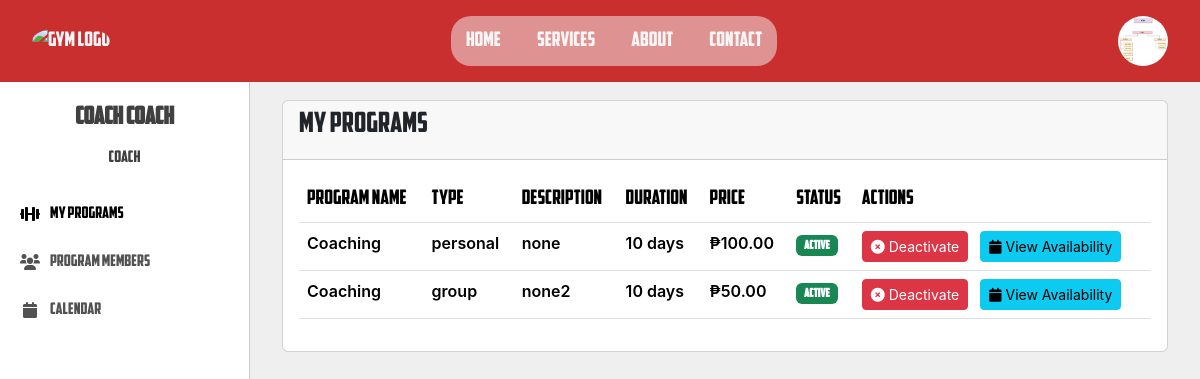
The app's page /website/coach/programs.php (signed in) with its own data.
### tables this page shows
CREATE TABLE `programs` (
  `id` int(11) NOT NULL,
  `program_name` varchar(100) NOT NULL,
  `duration` int(11) NOT NULL,
  `duration_type_id` int(11) NOT NULL,
  `description` text DEFAULT NULL,
  `status` enum('active','inactive') NOT NULL,
  `is_removed` tinyint(1) NOT NULL DEFAULT 0,
  `created_at` timestamp NOT NULL DEFAULT current_timestamp(),
  `updated_at` timestamp NOT NULL DEFAULT current_timestamp() ON UPDATE current_timestamp()
);

CREATE TABLE `coach_program_types` (
  `id` int(11) NOT NULL,
  `coach_id` int(11) NOT NULL,
  `program_id` int(11) NOT NULL,
  `type` enum('personal','group','','') NOT NULL,
  `price` decimal(10,2) NOT NULL,
  `description` text DEFAULT NULL,
  `status` enum('active','inactive','pending','') NOT NULL,
  `created_at` timestamp NOT NULL DEFAULT current_timestamp(),
  `updated_at` timestamp NOT NULL DEFAULT current_timestamp() ON UPDATE current_timestamp()
);

CREATE TABLE `duration_types` (
  `id` int(11) NOT NULL,
  `type_name` varchar(20) NOT NULL
);

### website/coach.class.php (called while the page is built, shortened)
<?php
class Coach_class {
    protected $db;
    public function __construct() {
        $this->db = new mysqli('localhost', 'root', '', 'gym_managementdb');
    }
    public function getCoachPrograms($coachId) {
        $sql = "SELECT p.*, cpt.id as coach_program_type_id, cpt.price, cpt.status as coach_program_status,
                dt.type_name as duration_type,
                cpt.price as coach_program_price,
                cpt.status as coach_program_status,
                cpt.description as coach_program_description,
                cpt.type as coach_program_type
                FROM programs p
                INNER JOIN coach_program_types cpt ON p.id = cpt.program_id
                JOIN duration_types dt ON p.duration_type_id = dt.id
                WHERE cpt.coach_id = ? AND p.is_removed = 0";
        $stmt = $this->db->prepare($sql);
        $stmt->bind_param("i", $coachId);
        $stmt->execute();
        $result = $stmt->get_result();
        return $result->fetch_all(MYSQLI_ASSOC);
    }
}
?>

### website/coach/programs.php (the view, shortened to what this page needs)
<?php
    require_once '../coach.class.php';
    $coach = new Coach_class();
    $coachPrograms = $coach->getCoachPrograms($_SESSION['user_id']);
    include('../coach.nav.php');
?>
<div id="content">
    <div class="container-fluid">
        <div class="row">
            <div class="col-12">
                <div class="card">
                    <div class="card-header">
                        <h4 class="card-title">My Programs</h4>
                    </div>
                    <div class="card-body">
                        <div class="table-responsive">
                            <table class="table table-hover">
                                <thead>
                                    <tr>
                                        <th>Program Name</th>
                                        <th>Type</th>
                                        <th>Description</th>
                                        <th>Duration</th>
                                        <th>Price</th>
                                        <th>Status</th>
                                        <th>Actions</th>
                                    </tr>
                                </thead>
                                <tbody>
                                    <?php if (!empty($coachPrograms)): ?>
                                        <?php foreach ($coachPrograms as $program): ?>
                                            <tr>
                                                <td><?= htmlspecialchars($program['program_name']) ?></td>
                                                <td><?= htmlspecialchars($program['coach_program_type']) ?></td>
                                                <td><?= htmlspecialchars($program['coach_program_description']) ?></td>
                                                <td><?= htmlspecialchars($program['duration'] . ' ' . $program['duration_type']) ?></td>
                                                <td>₱<?= number_format($program['coach_program_price'], 2) ?></td>
                                                <td>
                                                    <?php if ($program['coach_program_status'] === 'active'): ?>
                                                        <span class="badge bg-success">Active</span>
                                                    <?php else: ?>
                                                        <span class="badge bg-danger">Inactive</span>
                                                    <?php endif; ?>
                                                </td>
                                                <td>
                                                    <button type="button"
                                                            class="btn <?= $program['coach_program_status'] === 'active' ? 'btn-danger' : 'btn-success' ?> btn-sm me-2"
                                                            onclick="toggleStatus(<?= $program['coach_program_type_id'] ?>, '<?= $program['coach_program_status'] ?>', this)">
                                                        <?php if ($program['coach_program_status'] === 'active'): ?>
                                                            <i class="fas fa-times-circle"></i> Deactivate
                                                        <?php else: ?>
                                                            <i class="fas fa-check-circle"></i> Activate
                                                        <?php endif; ?>
                                                    </button>
                                                    <?php if ($program['coach_program_type'] === 'group'): ?>
                                                        <button type="button" class="btn btn-info btn-sm" onclick="viewGroupSchedule(<?= $program['coach_program_type_id'] ?>)">
                                                            <i class="fas fa-calendar"></i> View Availability
                                                        </button>
                                                    <?php elseif ($program['coach_program_type'] === 'personal'): ?>
                                                        <button type="button" class="btn btn-info btn-sm" onclick="viewPersonalSchedule(<?= $program['coach_program_type_id'] ?>)">
                                                            <i class="fas fa-calendar"></i> View Availability
                                                        </button>
                                                    <?php endif; ?>
                                                </td>
                                            </tr>
                                        <?php endforeach; ?>
                                    <?php else: ?>
                                        <tr>
                                            <td colspan="7" class="text-center">No programs found</td>
                                        </tr>
                                    <?php endif; ?>
                                </tbody>
                            </table>
                        </div>
                    </div>
                </div>
            </div>
        </div>
    </div>
</div>
</body>
</html>

### css/landing1.css (style rules this page uses)
* { font-family: myFont; margin: 0; padding: 0; box-sizing: border-box; border: 0; }
.home-main, .home-header, html, body { background-color: #efefef; }
html { scroll-behavior: smooth; }

### website/coach.nav.php (style rules this page uses)
html { background-color: transparent; }
body { max-height: 100vh; background-color: #efefef!important; }
th { font-weight: 500; font-size: 1.25em; }
td { font-family: "Inter", sans-serif!important; font-weight: 600; }
h4 { font-weight: 500; font-size: 1.75em; }
#content { margin-left: 250px; padding: 20px; transition: 0.3s; margin-top: 80px; }

### website/coach/programs.php (style rules this page uses)
html { background-color: transparent; }
body { max-height: 100vh; background-color: #efefef!important; }
th { font-weight: 500; font-size: 1.25em; }
td { font-family: "Inter", sans-serif!important; font-weight: 600; }

### records on screen
programs: program_name "Coaching", coach_program_types.type "personal", coach_program_types.description "none", duration.type_name "10 days", coach_program_types.price "100.00", coach_program_types.type "group", coach_program_types.description "none2", coach_program_types.price "50.00"

### other values on screen
$_SESSION['personal_details']['name'] "coach coach"
